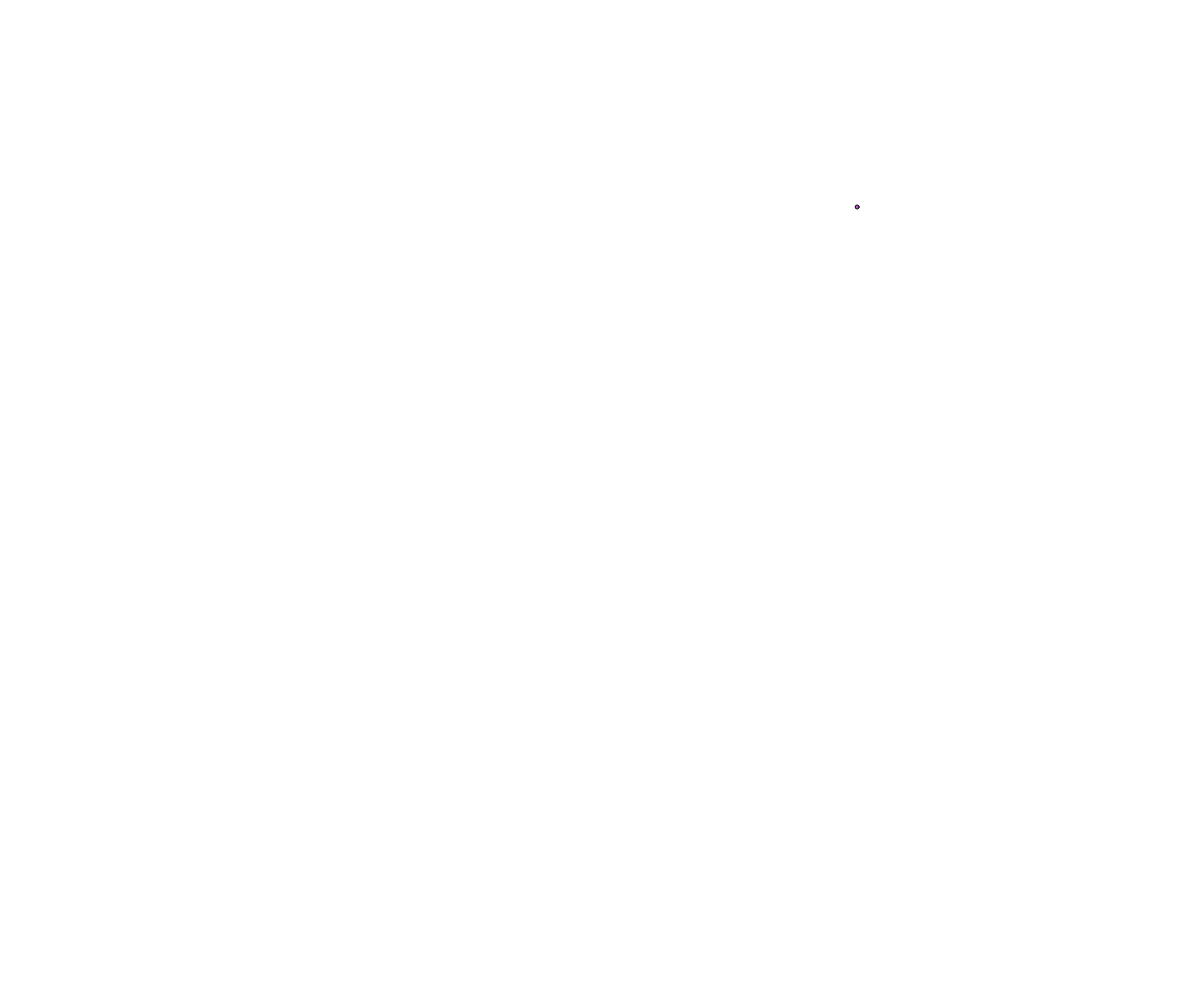
Frame 1 (no input)
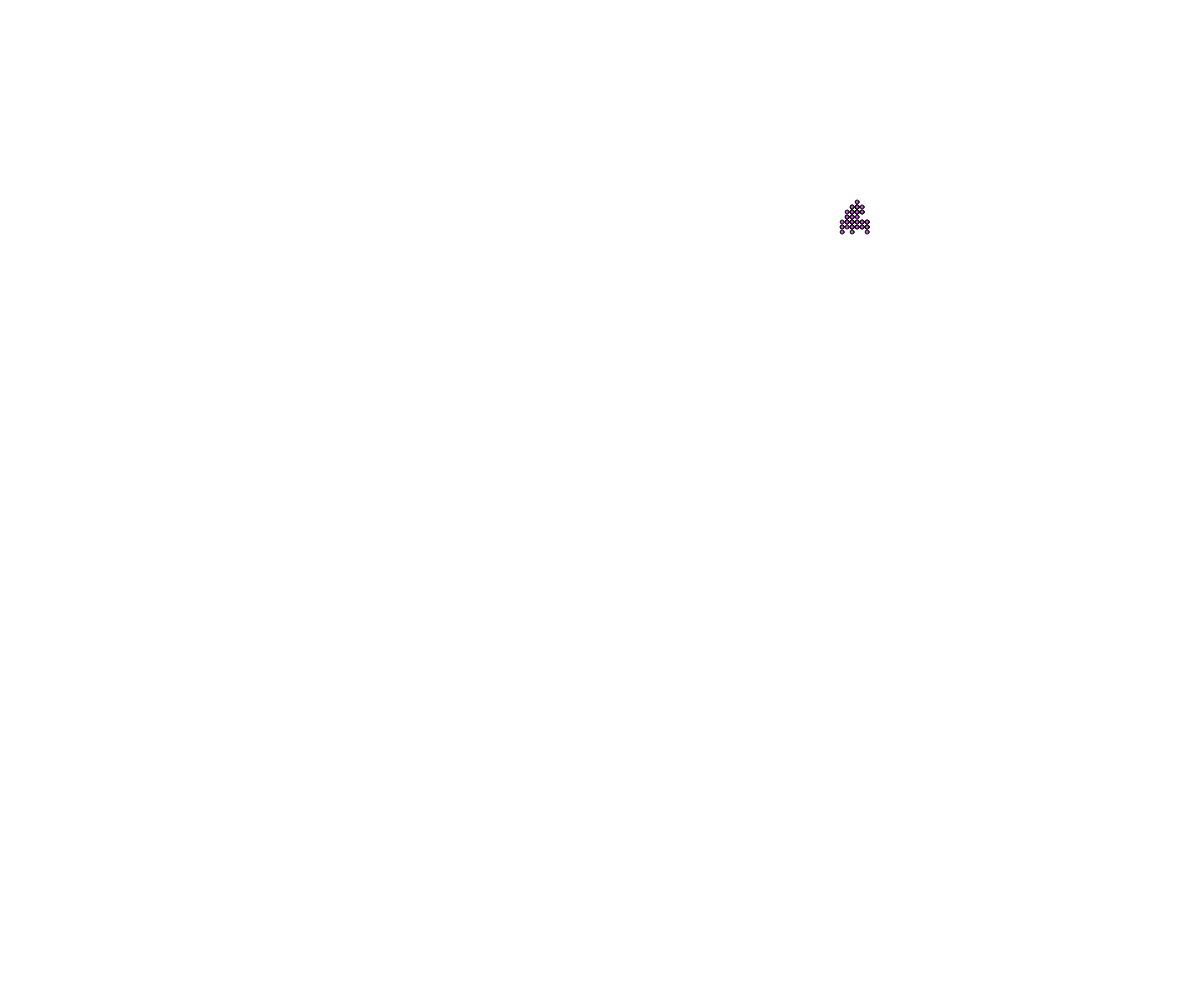
Frame 60 (no input)
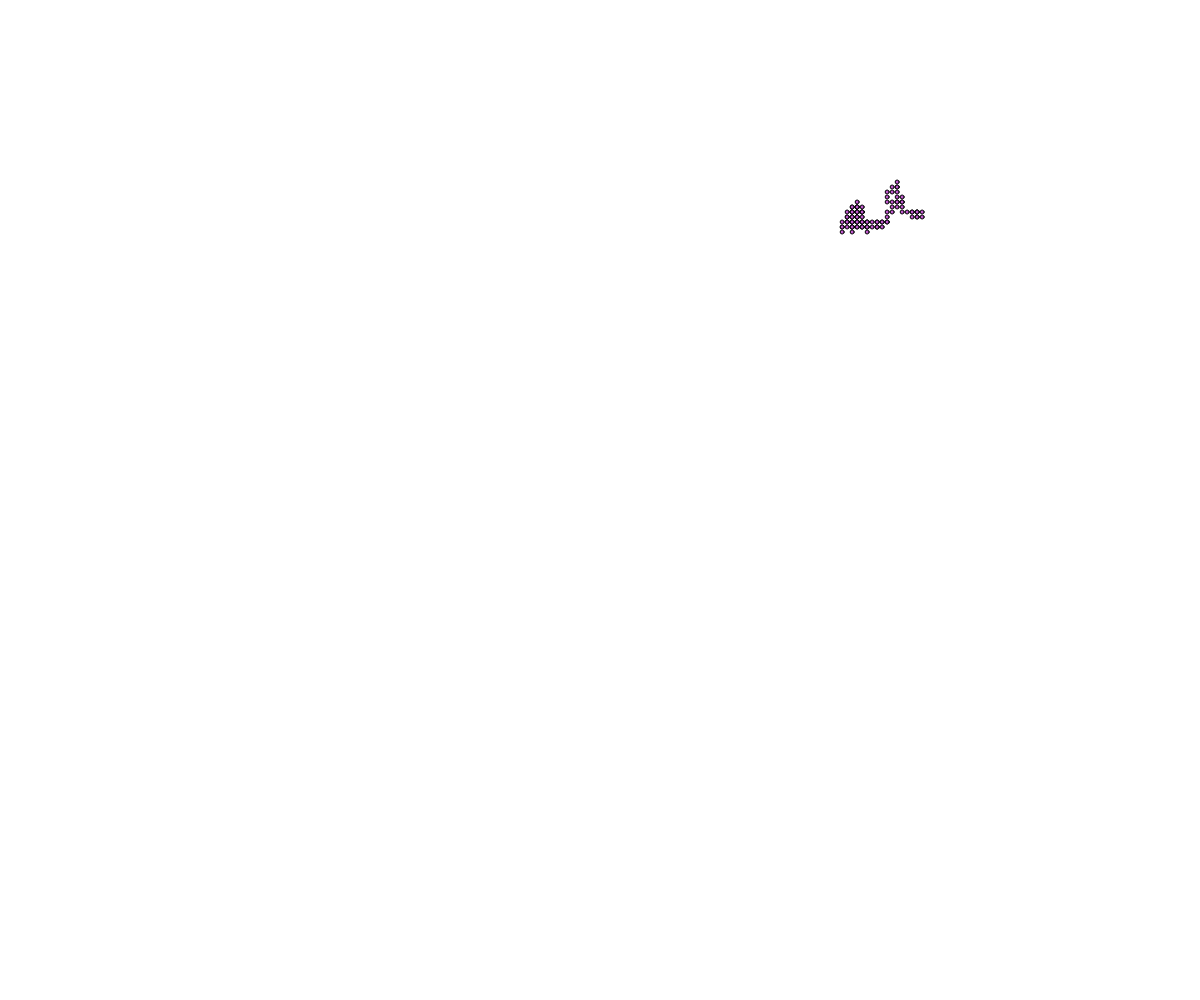
Frame 120 (the mouse pressed at the canvas centre since frame 60)

The p5.js sketch that drew these frames (run headless with seeded random() and noise() and a simulated clock; from frame 60 on, the mouse is pressed at the canvas centre):

// p5.js sketch
// ── sketch.js
class Walker{
  constructor(x, y, speed, color){
    this.x = x;
    this.y = y;
    this.speed = 5;
    this.color = "red";
    this.radius = 2;
  }

  display(){
    noStroke;
    fill(this.color);
    circle(this.x, this.y, this.radius*2);
  }
  
  move(){
    let choice = random(100);
    if (choice < 25){
      this.y -= this.speed;
    }
    else if (choice < 50){
      this.y += this.speed;
    }
    else if (choice < 75){
      this.x += this.speed;
    }
    else{
      this.x -= this.speed;
    }
  }
}



let walkerArray= [];


function setup() {
  createCanvas(windowWidth, windowHeight);
  spawnWalker();
}


function draw() {
  for(let i =0; i< walkerArray.length; i++){
    walkerArray[i].display();
    walkerArray[i].move();
    
  }
  
  
  
}

function spawnWalker(){
  let michael = new Walker(random(width), random(height));
  let someColor = color(random(255), random(255), random(255));
  michael.color = someColor;
  walkerArray.push(michael);

  
  


}
function keyPressed(){
  spawnWalker();
}
